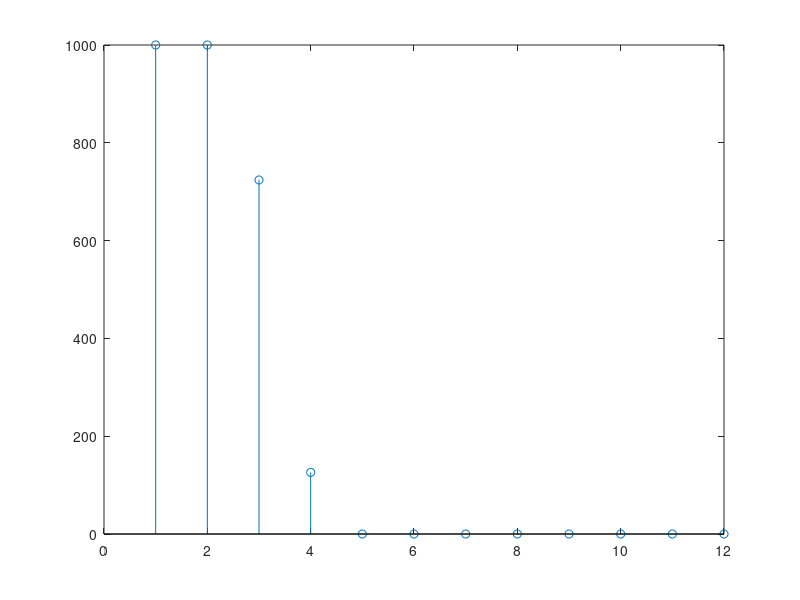

Here is the MATLAB script that generated this plot:
clc;
clear all;
close all;
u=[1 1 0 1];
ff1=0;
ff2=0;
u(5)=0;
u(6)=0;
ed=[0 0 0 0 0 0 0 0 0 0 0 0];
for i=1:6
    con1 = mod(u(i)+ff1,2);
    con1 = mod(con1+ff2,2);
    con2 = mod(u(i)+ff2,2);
    ff2=ff1;
    ff1=u(i);
    ed(2*(i-1)+1)=con2;
    ed(2*(i-1)+2)=con1;
end
ed1=ed;
grap=[0 0 0 0 0 0 0 0 0 0 0 0];
for ru=1:12
    sucess=0;
    for ba=1:1000
        ed=ed1;
        puterrindex=randperm(12,ru);
        lengkh=length(puterrindex);
        for i=1:lengkh
            ed(puterrindex(i))=mod(ed(puterrindex(i))+1,2);
        end
        re=ed;
        key=[0 1 1 0; 0 0 1 1; 1 0 0 1; 1 1 0 0];
        pat=zeros(4,6,2);
        for i=1:4
            for j=1:6
                pat(i,j,1)=9999;
            end
        end
        for i=1:6
            if(i==1)
                pat(4,1,1)=mod(re(2*(i-1)+1)+0,2)+mod(re(2*(i-1)+2)+0,2);
                pat(3,1,1)=mod(re(2*(i-1)+1)+1,2)+mod(re(2*(i-1)+2)+1,2);
                pat(4,1,2)=4;
                pat(3,1,2)=4;
            elseif(i==5)
                for j=1:4
                   ck1= mod(re(2*(i-1)+1)+key(j,1),2)+mod(re(2*(i-1)+2)+key(j,2),2);
                   ck0= mod(re(2*(i-1)+1)+key(j,3),2)+mod(re(2*(i-1)+2)+key(j,4),2);
                   if(j==1)
                       if (pat(2,i,1)>=ck0+pat(1,i-1,1))
                           pat(2,i,1)=ck0+pat(1,i-1,1);
                           pat(2,i,2)=j;
                       end
                   elseif(j==2)
                       if (pat(4,i,1)>=ck0+pat(2,i-1,1))
                           pat(4,i,1)=ck0+pat(2,i-1,1);
                           pat(4,i,2)=j;
                       end
                   elseif(j==3)
                       if (pat(2,i,1)>=ck0+pat(3,i-1,1))
                           pat(2,i,1)=ck0+pat(3,i-1,1);
                           pat(2,i,2)=j;
                       end
                   elseif(j==4)
                       if (pat(4,i,1)>=ck0+pat(4,i-1,1))
                           pat(4,i,1)=ck0+pat(4,i-1,1);
                           pat(4,i,2)=j;
                       end
                   end
                end
            elseif(i==6)
                a=pat(2,5,1)+mod(re(2*(i-1)+1)+1,2)+mod(re(2*(i-1)+2)+1,2);
                b=pat(4,5,1)+mod(re(2*(i-1)+1)+0,2)+mod(re(2*(i-1)+2)+0,2);
                if(a<=b)
                    pat(4,6,2)=2;
                    pat(4,6,1)=a;
                else
                    pat(4,6,2)=4;
                    pat(4,6,1)=b;
                end
            else
                for j=1:4
                   ck1= mod(re(2*(i-1)+1)+key(j,1),2)+mod(re(2*(i-1)+2)+key(j,2),2);
                   ck0= mod(re(2*(i-1)+1)+key(j,3),2)+mod(re(2*(i-1)+2)+key(j,4),2);
                   if(j==1)
                       if (pat(1,i,1)>=ck1+pat(1,i-1,1))
                           pat(1,i,1)=ck1+pat(1,i-1,1);
                           pat(1,i,2)=j;
                       end
                       if (pat(2,i,1)>=ck0+pat(1,i-1,1))
                           pat(2,i,1)=ck0+pat(1,i-1,1);
                           pat(2,i,2)=j;
                       end
                   elseif(j==2)
                       if (pat(3,i,1)>=ck1+pat(2,i-1,1))
                           pat(3,i,1)=ck1+pat(2,i-1,1);
                           pat(3,i,2)=j;
                       end
                       if (pat(4,i,1)>=ck0+pat(2,i-1,1))
                           pat(4,i,1)=ck0+pat(2,i-1,1);
                           pat(4,i,2)=j;
                       end
                   elseif(j==3)
                       if (pat(1,i,1)>=ck1+pat(3,i-1,1))
                           pat(1,i,1)=ck1+pat(3,i-1,1);
                           pat(1,i,2)=j;
                       end
                       if (pat(2,i,1)>=ck0+pat(3,i-1,1))
                           pat(2,i,1)=ck0+pat(3,i-1,1);
                           pat(2,i,2)=j;
                       end
                   elseif(j==4)
                       if (pat(3,i,1)>=ck1+pat(4,i-1,1))
                           pat(3,i,1)=ck1+pat(4,i-1,1);
                           pat(3,i,2)=j;
                       end
                       if (pat(4,i,1)>=ck0+pat(4,i-1,1))
                           pat(4,i,1)=ck0+pat(4,i-1,1);
                           pat(4,i,2)=j;
                       end
                   end
                end
            end
        end
        tra=[0 0 0 0 0 0];
        k=4;
        for i=6:-1:1
            tra(i)=pat(k,i,2);
            k=pat(k,i,2);
        end
        fans=[0 0 0 0];
        k=4;
        for i=1:4
            if(k==4)
                if(tra(i+1)==3)
                    fans(i)=1;
                else
                    fans(i)=0;
                end
            elseif(k==3)
                if(tra(i+1)==1)
                    fans(i)=1;
                else
                    fans(i)=0;
                end
            elseif(k==2)
                if(tra(i+1)==3)
                    fans(i)=1;
                else
                    fans(i)=0;
                end
            elseif(k==1)
                if(tra(i+1)==1)
                    fans(i)=1;
                else
                    fans(i)=0;
                end
            end
            k=tra(i+1);
        end
        fans(5)=0;
        fans(6)=0;
        if(u==fans)
            sucess=sucess+1;
        end
    end
    grap(ru)=sucess;
end
plt=1:12;
stem(plt,grap);